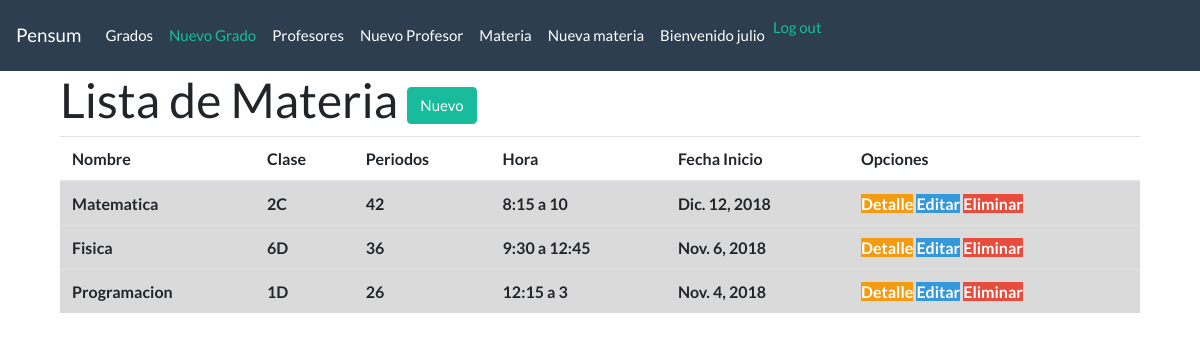
/materia/ (signed in), run on the app's committed database.
### python/models.py (models this page shows, shortened)
class Alumno(models.Model):
    nombre = models.CharField(max_length=50)
    telefono = models.CharField(max_length=10)
    direccion = models.CharField(max_length=50)
    correo = models.CharField(max_length=50)
    fecha_nacimiento = models.DateField()

### python/views.py (the view)
# urls.py: url(r'^materia/$', views.lista_alumnos, name ='lista_alumnos'),
@login_required
def lista_alumnos(request):
    alumnos = Alumno.objects.order_by('id')
    return render(request, 'alumno/alumno_list.html', {'alumnos':alumnos})

### python/templates/alumno/alumno_list.html (shortened to what this page needs)
{% extends 'materias/base.html' %}
{% block content %}
<div class="container">
  <h1>Lista de Materia <a href="{% url 'alumno_nuevo' %}" class="btn btn-success">Nuevo</a></h1>
      <table class="table table-hover">
        <thead>
          <tr>
            <th scope="col">Nombre</th>
            <th scope="col">Clase</th>
            <th scope="col">Periodos</th>
            <th scope="col">Hora</th>
            <th scope="col">Fecha Inicio</th>
            <th scope="col">Opciones</th>
          </tr>
        </thead>
        <tbody>
          {% for alumno in alumnos %}
          <tr class="table-active">
            <th>{{alumno.nombre}}</th>
            <th>{{alumno.telefono}}</th>
            <th>{{alumno.direccion}}</th>
            <th>{{alumno.correo}}</th>
            <th>{{alumno.fecha_nacimiento}}</th>
            <th>
              <a href="{% url 'alumno_detalle' pk=alumno.pk %}" class="bt btn-warning">Detalle</a>
              <a href="{% url 'alumno_editar' pk=alumno.pk %}" class="bt btn-info">Editar</a>
              <a href="{% url 'alumno_eliminar' pk=alumno.pk %}" class="bt btn-danger">Eliminar</a>
            </th>
          </tr>
          {% endfor %}
        </tbody>
      </table>
</div>
{% endblock %}

### python/templates/materias/base.html (shortened to what this page needs)
{% load static %}
<html>
    <head>
        <link rel="stylesheet" href="{% static 'css/clases.css' %}">
    </head>
  <body>
    <nav class="navbar navbar-expand-lg navbar-dark bg-primary">
    <a class="navbar-brand" href="{% url 'lista_materias' %}"> Pensum </a>
      <div class="collapse navbar-collapse" id="navbarColor01">
        <ul class="navbar-nav mr-auto">
          <a class="nav-link" href="{% url 'lista_materias' %}" class="top-menu"><span class="glyphicon glyphicon-list">  Grados </span></a>
          {% if user.is_authenticated %}
          <li class="nav-item active">
          <a class="nav-link" href="{% url 'materia_nuevo' %}" class="top-menu"><span class="glyphicon glyphicon-list"> Nuevo Grado </span></a>
          </li>
          <li class="nav-item">
          <a class="nav-link" href="{% url 'lista_tipo' %}" class="top-menu"><span class="glyphicon glyphicon-list"> Profesores </span></a>
          </li>
          <li class="nav-item">
          <a class="nav-link" href="{% url 'tipo_nuevo' %}" class="top-menu"><span class="glyphicon glyphicon-list"> Nuevo Profesor </span></a>
          </li>
          <li class="nav-item">
          <a class="nav-link" href="{% url 'lista_alumnos' %}" class="top-menu"><span class="glyphicon glyphicon-list"> Materia </span></a>
          </li>
          <li class="nav-item">
          <a class="nav-link" href="{% url 'alumno_nuevo' %}" class="top-menu"><span class="glyphicon glyphicon-list"> Nueva materia </span></a>
          </li>
          <a class="nav-link"> Bienvenido {{ user.username }} <a nav-link href="{% url 'logout' %}">Log out</a></a>
          {% else %}
          <a href="{% url 'login' %}" class="top-menu"><span class="glyphicon glyphicon-lock">Login</span></a>
          {% endif %}
        </ul>
      </div>
    </nav>
    <div class="content container">
    {% block content %}
    {% endblock %}
  </body>
</html>

### data on the page
Alumno: nombre "Matematica", telefono "2C", direccion "42", correo "8:15 a 10", fecha_nacimiento "Dic. 12, 2018"
Alumno: nombre "Fisica", telefono "6D", direccion "36", correo "9:30 a 12:45", fecha_nacimiento "Nov. 6, 2018"
Alumno: nombre "Programacion", telefono "1D", direccion "26", correo "12:15 a 3", fecha_nacimiento "Nov. 4, 2018"

### other printed values
{{ user.username }} "julio"
